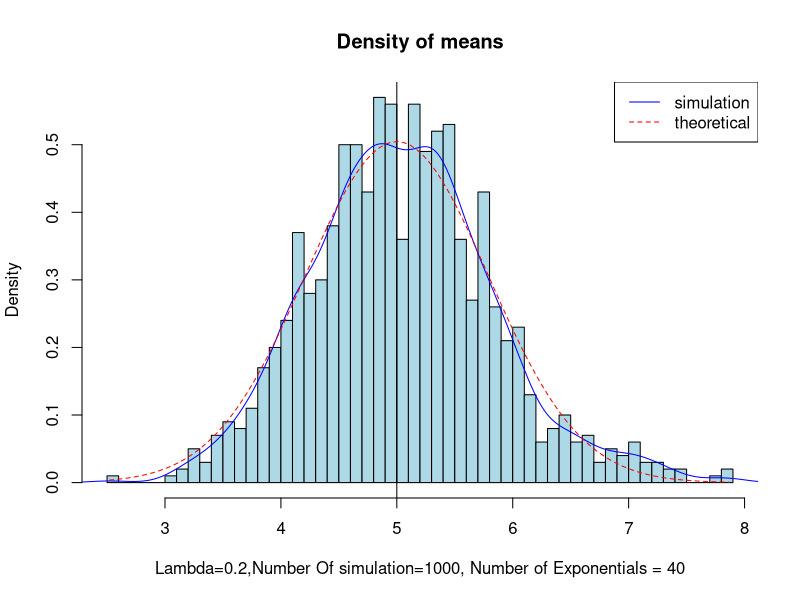
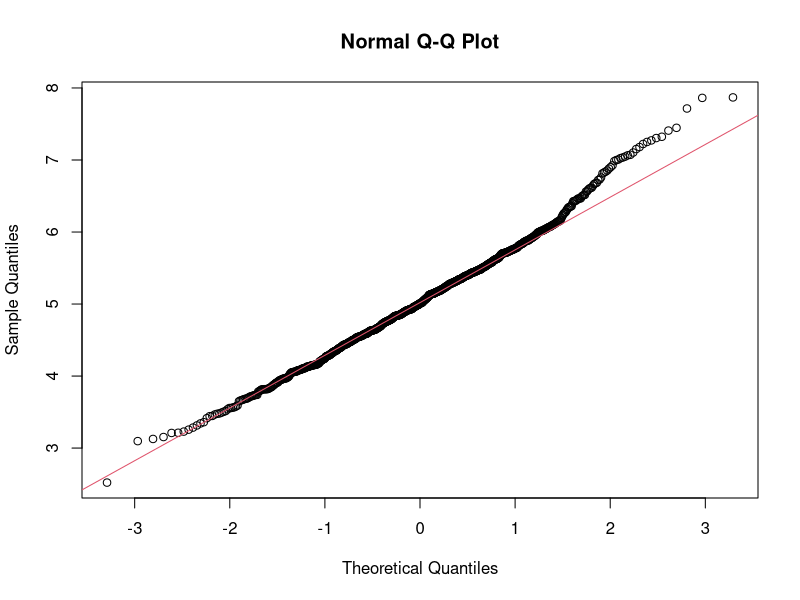

The R script that drew these images, in order:
## ---- chunk 1
set.seed(333)
lambda <- 0.2
num_simu <- 1000
samp_size <- 40
simu <- matrix(rexp(num_simu*samp_size, rate=lambda), num_simu, samp_size)
row_means <- rowMeans(simu)

mean_simu<-mean(row_means)
mean_simu

mean_theory <- 1/lambda
mean_theory
## ---- chunk 2
hist(row_means, breaks=50, prob=TRUE,
     main="Density of means",
     xlab="Lambda=0.2,Number Of simulation=1000, Number of Exponentials = 40", ylab="Density",
     col="lightblue")
lines(density(row_means), col="blue")

abline(v=1/lambda)
xfit <- seq(min(row_means), max(row_means), length=100)
yfit <- dnorm(xfit, mean=1/lambda, sd=(1/lambda/sqrt(samp_size)))
lines(xfit, yfit, pch=22, col="red", lty=2)
legend('topright', c("simulation", "theoretical"), lty=c(1,2), col=c("blue", "red"))

## ---- chunk 3
qqnorm(row_means)
qqline(row_means, col = 2)

